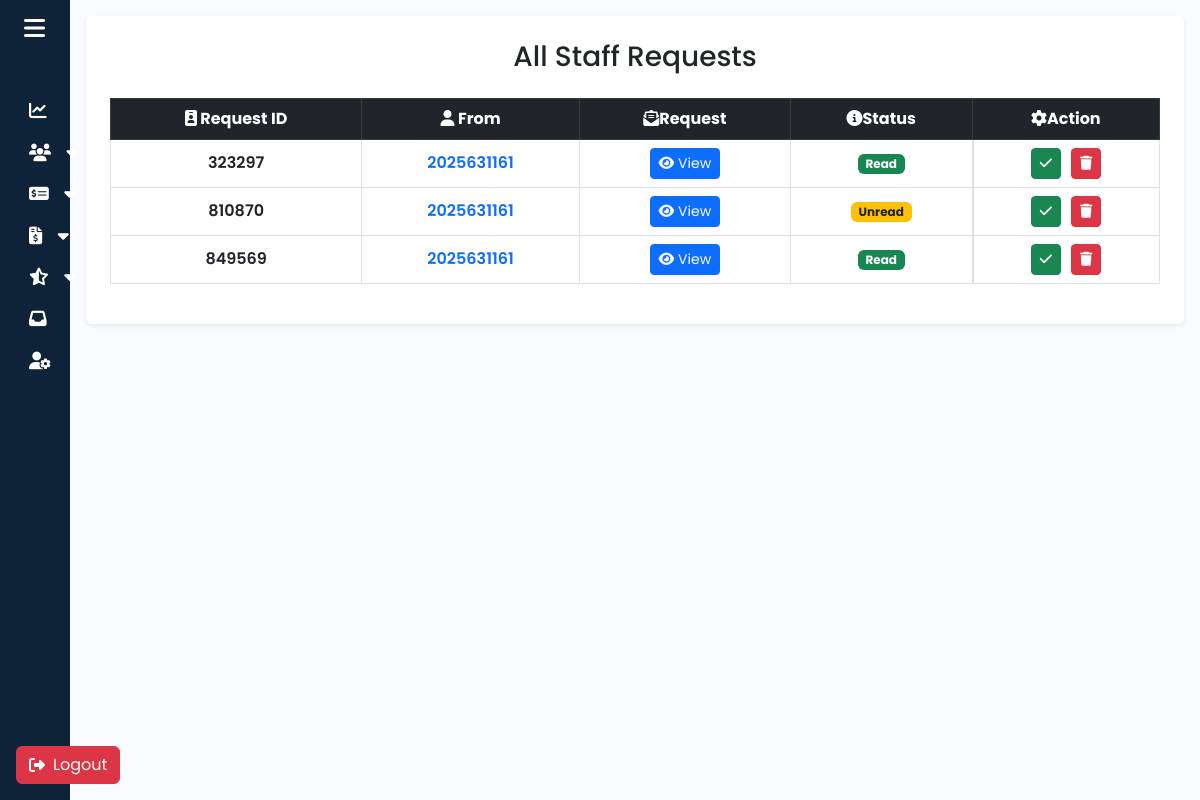
Before: /admin/admin_sidebar.php?page=view_request (signed in) with the older database file.
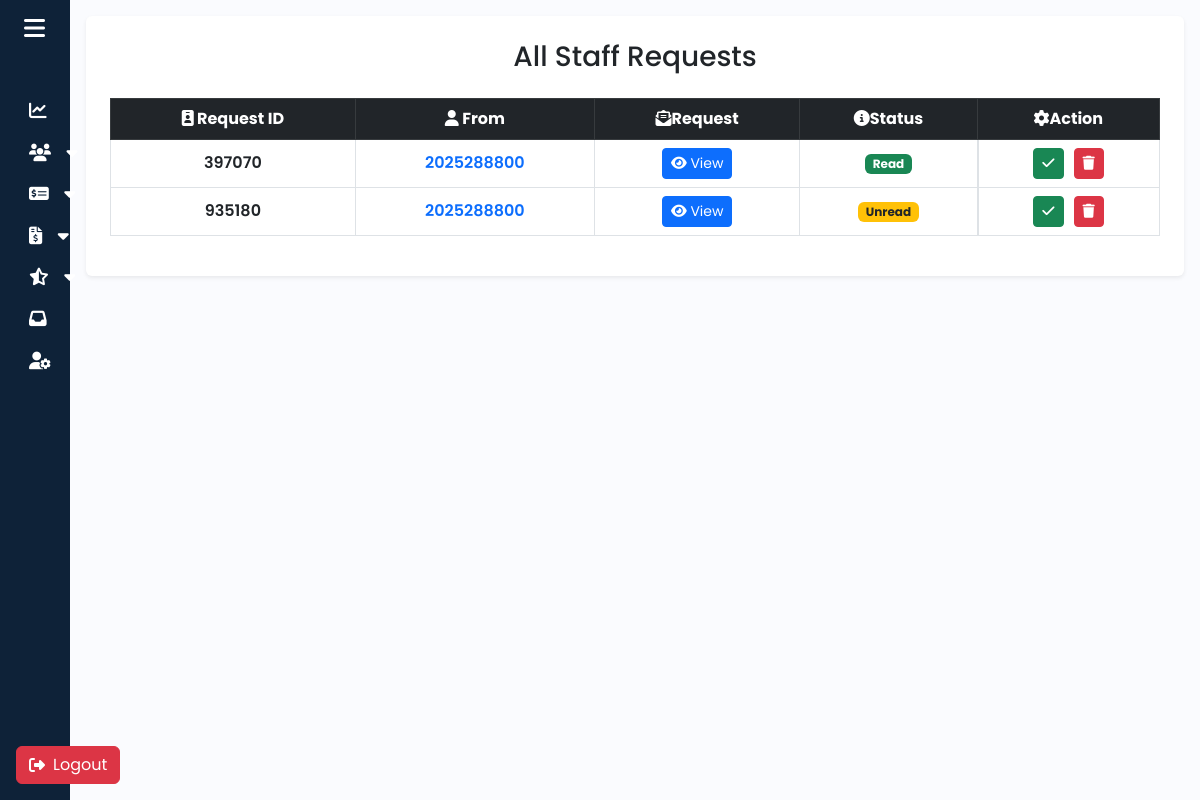
After: the same page with the newer database file.
### tables this page shows
CREATE TABLE `request_updates` (
  `requestID` varchar(10) NOT NULL,
  `inbox` text,
  `status` varchar(20) DEFAULT '0',
  `staffID` varchar(20) NOT NULL
);

### admin/view_request.php (the view, shortened to what this page needs)
<?php
include('../config/database.php');
?>
<!DOCTYPE html>
<html lang="en">
<head>
</head>
<body>
<div class="container bg-white p-4 rounded shadow-sm">
    <h3 class="mb-4 text-center">All Staff Requests</h3>
    <div class="table-responsive">
        <table class="table table-bordered table-hover align-middle text-center" id="dataTable">
            <thead class="table-dark text-center">
                <tr>
                    <th><i class="fa-solid fa-id-badge"></i> Request ID</th>
                    <th><i class="fa-solid fa-user"></i> From</th>
                    <th><i class="fa-solid fa-envelope-open-text"></i>Request</th>
                    <th><i class="fa-solid fa-info-circle"></i>Status</th>
                    <th><i class="fa-solid fa-gear"></i>Action</th>
                </tr>
            </thead>
            <tbody id="requestTable">
                <?php
                $viewQuery = $conn->prepare('SELECT * FROM request_updates');
                $viewQuery->execute();
                $result = $viewQuery->get_result();
                while ($row = $result->fetch_assoc()) {
                ?>
                <tr class="text-center">
                    <td><?php echo $row['requestID']; ?></td>
                    <td><a href="admin_sidebar.php?page=view_staff"><?php echo $row['staffID']; ?></a></td>
                    <td>
                        <form action="?page=view_inbox" method="POST">
                                    <button type="submit" class="btn btn-sm btn-primary">
                                        <i class="fa-solid fa-eye"></i> View
                                    </button>
                                </form>
                    </td>
                    <td>  <span class="badge <?php echo $row['status'] == 'Read' ? 'bg-success' : 'bg-warning text-dark'; ?>">
                            <?php echo $row['status']; ?>
                        </span></td>
                    <td style="display: flex; justify-content: center; align-items: center; gap: 10px;">
                       <form action="../functions/update.php" method="post" style="margin:0;">
                            <button type="submit" name="mark_read" class="btn btn-success btn-sm">
                                <i class="fa-solid fa-check"></i>
                            </button>
                        </form>
                       <form action="../functions/delete.php" method="post" style="margin:0;">
                            <button type="submit" name="mark_read" class="btn btn-danger btn-sm">
                                <i class="fa-solid fa-trash"></i>
                            </button>
                        </form>
                    </td>
                </tr>
                <?php } ?>
            </tbody>
        </table>
    </div>
</div>
</body>
</html>

### admin/admin_sidebar.php (shortened to what this page needs)
<?php
$page = isset($_GET['page']) ? $_GET['page'] : 'dashboard';
?>
<!DOCTYPE html>
<html lang="en">
<head>
    <link href="https://cdnjs.cloudflare.com/ajax/libs/font-awesome/6.5.0/css/all.min.css" rel="stylesheet" />
    <link href="https://cdn.jsdelivr.net/npm/bootstrap@5.3.0-alpha3/dist/css/bootstrap.min.css" rel="stylesheet"
>
    <link rel="stylesheet" href="../css/sidebar.css">
</head>
<body style="text-decoration: none;">
    <div class="wrapper">
        <aside id="sidebar">
            <div class="d-flex">
                <button class="toggle-btn" type="button">
                    <i class="fa-solid fa-bars"></i>
                </button>
            </div>
            <ul class="sidebar-nav">
                <li class="sidebar-item">
                    <a href="?page=dashboard" class="sidebar-link">
                        <i class="fa-solid fa-chart-line"></i>
                    </a>
                </li>
                <li class="sidebar-item">
                    <a class="sidebar-link" data-bs-toggle="collapse" href="#employeeManager" role="button" aria-expanded="false" aria-controls="employeeManager">
                        <i class="fa-solid fa-users"></i>
                        <i class="fa-solid fa-caret-down ms-auto"></i>
                    </a>
                </li>
                <li class="sidebar-item">
                    <a class="sidebar-link" data-bs-toggle="collapse" href="#payrollManager" role="button" aria-expanded="false" aria-controls="payrollManager">
                        <i class="fa-solid fa-money-check-dollar"></i>
                        <i class="fa-solid fa-caret-down ms-auto"></i>
                    </a>
                </li>
                <li class="sidebar-item">
                    <a class="sidebar-link" data-bs-toggle="collapse" href="#payslipManager" role="button" aria-expanded="false" aria-controls="payslipManager">
                        <i class="fa-solid fa-file-invoice-dollar"></i>
                        <i class="fa-solid fa-caret-down ms-auto"></i>
                    </a>
                </li>
                <li class="sidebar-item">
                    <a class="sidebar-link collapsed" data-bs-toggle="collapse" href="#evaluationMenu" role="button" aria-expanded="false" aria-controls="evaluationMenu">
                        <i class="fa-solid fa-star-half-stroke"></i>
                        <i class="fa-solid fa-caret-down ms-auto"></i>
                    </a>
                </li>
                <li class="sidebar-item">
                    <a href="?page=view_request" class="sidebar-link">
                        <i class="fa-solid fa-inbox"></i>
                    </a>
                </li>
                <li class="sidebar-item">
                    <a href="?page=admin_profile" class="sidebar-link">
                        <i class="fa-solid fa-user-gear"></i>
                    </a>
                </li>
            </ul>
            <div class="sidebar-footer text-center p-3">
                <form action="../logout.php">
                    <button type="submit" class="btn btn-danger d-flex align-items-center gap-2">
                        <i class="fa-solid fa-right-from-bracket"></i>
                        <span>Logout</span>
                    </button>
                </form>
            </div>
        </aside>
        <div class="main p-3">
            <?php
                $filepath = "$page.php";
                if (file_exists($filepath)) {
                    include $filepath;
                } else {
                    echo "<h2>Page not found.</h2>";
                }
            ?>
        </div>
    </div>
</body>
</html>

### css/sidebar.css (style rules this page uses)
body { background-color: skyblue; font-family: "Poppins", sans-serif; font-weight: 600; text-decoration: none !important; }
a { text-decoration: none; }
li { list-style: none; }
body { font-family: 'Poppins', sans-serif; }
.wrapper { display: flex; }
.main { min-height: 100vh; width: 100%; overflow: hidden; transition: all 0.35s ease-in-out; background-color: #fafbfe; }
#sidebar { width: 70px; min-width: 70px; z-index: 1000; transition: all .25s ease-in-out; background-color: #0e2238; display: flex; flex-direction: column; }
.toggle-btn { background-color: transparent; cursor: pointer; border: 0; padding: 1rem 1.5rem; }
.toggle-btn i { font-size: 1.5rem; color: #FFF; }
.sidebar-nav { padding: 2rem 0; flex: 1 1 auto; }
a.sidebar-link { padding: .625rem 1.625rem; color: #FFF; display: block; font-size: 0.9rem; white-space: nowrap; border-left: 3px solid transparent; }
.sidebar-link i { font-size: 1.1rem; margin-right: .75rem; }
.sidebar-item { position: relative; }

Changed rows visible on the page:
removed request_updates: requestID "323297", staffID "2025631161", status "Read"
removed request_updates: requestID "810870", staffID "2025631161", status "Unread"
removed request_updates: requestID "849569", staffID "2025631161", status "Read"
added request_updates: requestID "397070", staffID "2025288800", status "Read"
added request_updates: requestID "935180", staffID "2025288800", status "Unread"
